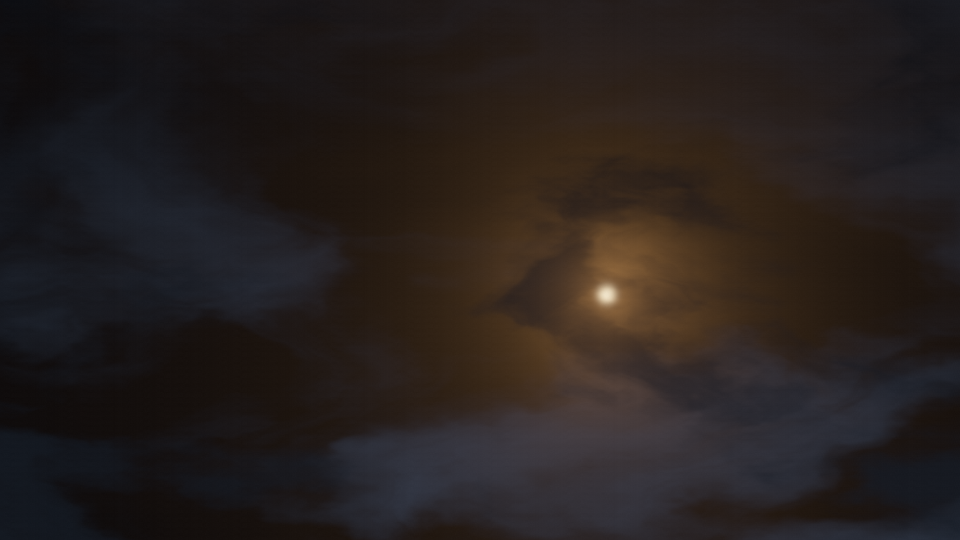
#> input picture art-lab/lab/experiments/2026-11-16-shader-fog-01/still.png, 1920 x 1080 px (shown at 1/2 size)
$ python eye_test.py ../lab/experiments/2026-11-16-shader-fog-01/still.png
#> lines starting #> are read from the running program, lines starting #| are printed output that depends on the picture
#!/usr/bin/env python3
"""The eye test from ART_LAB.md Part 2: shrink a still to 320 px wide, convert to greyscale, and report
what a small screen would see. Numbers only catch facts; open the output image and look at it too.

    python tools/eye_test.py still.png [--accent ffb060] [--out eye.png]

Prints: where the brightest point is, how much of the frame is bright, the contrast, and (with --accent)
how much of the frame carries the accent colour. Writes a side-by-side image: colour thumb | grey thumb.
"""
import argparse
import colorsys
import numpy as np
from PIL import Image, ImageFilter

ap = argparse.ArgumentParser()
ap.add_argument('image')
ap.add_argument('--accent', help='accent colour as hex, e.g. ffb060')
ap.add_argument('--out')
a = ap.parse_args()

im = Image.open(a.image).convert('RGB')
w = 320
h = round(im.height * w / im.width)
#> h = 180
small = im.resize((w, h), Image.LANCZOS)
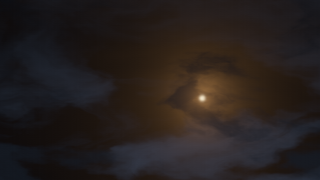
#> small: PIL image 320x180 RGB; mean R, G, B 38.3, 31.7, 29.9
grey = small.convert('L')
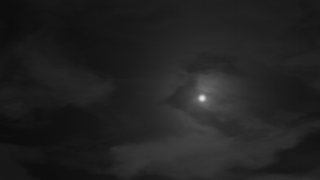
#> grey: PIL image 320x180 L; min 12, max 226, mean 33.4
g = np.asarray(grey).astype(float) / 255
blur = np.asarray(grey.filter(ImageFilter.GaussianBlur(4))).astype(float) / 255
by, bx = np.unravel_index(np.argmax(blur), blur.shape)
#> by = 97; bx = 202
print(f'brightest point: x {bx / w:.2f}, y {by / h:.2f} of the frame (0,0 = top left), value {blur.max():.2f}')
#| brightest point: x 0.63, y 0.54 of the frame (0,0 = top left), value 0.50
print(f'luminance: mean {g.mean():.3f}, 5th pct {np.percentile(g, 5):.3f}, 95th pct {np.percentile(g, 95):.3f}, max {g.max():.2f}')
#| luminance: mean 0.131, 5th pct 0.067, 95th pct 0.231, max 0.89
print(f'bright area (>0.5): {100 * (g > 0.5).mean():.1f}% of frame; dark area (<0.1): {100 * (g < 0.1).mean():.1f}%')
#| bright area (>0.5): 0.1% of frame; dark area (<0.1): 32.4%
if a.accent:
    r0, g0, b0 = (int(a.accent[i:i + 2], 16) / 255 for i in (0, 2, 4))
    h0 = colorsys.rgb_to_hsv(r0, g0, b0)[0]
    rgb = np.asarray(small).astype(float) / 255
    mx, mn = rgb.max(2), rgb.min(2)
    sat = np.where(mx > 0, (mx - mn) / np.maximum(mx, 1e-6), 0)
    hue = np.zeros_like(mx)
    d = np.maximum(mx - mn, 1e-6)
    rr, gg, bb = rgb[..., 0], rgb[..., 1], rgb[..., 2]
    hue = np.where(mx == rr, ((gg - bb) / d) % 6, np.where(mx == gg, (bb - rr) / d + 2, (rr - gg) / d + 4)) / 6
    dh = np.minimum(abs(hue - h0), 1 - abs(hue - h0))
    acc = (dh < 0.06) & (sat > 0.35) & (mx > 0.25)
    print(f'accent #{a.accent}: {100 * acc.mean():.2f}% of frame (clearly coloured, clearly lit pixels)')
if a.out:
    sheet = Image.new('RGB', (w * 2 + 12, h + 8), (30, 30, 30))
    sheet.paste(small, (4, 4))
    sheet.paste(grey.convert('RGB'), (w + 8, 4))
    sheet.save(a.out)

$ run again, with art-lab/lab/experiments/2026-11-16-shader-fog-01/contact.jpg saved as art-lab/lab/experiments/2026-11-16-shader-fog-01/still.png
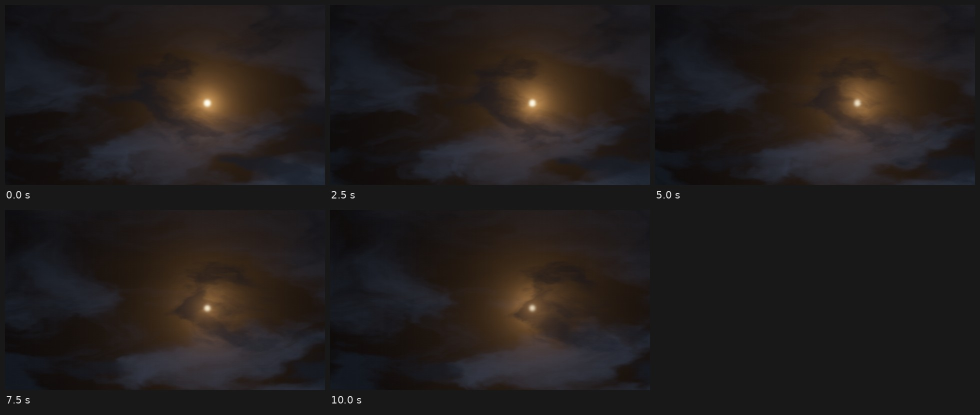
#> input picture art-lab/lab/experiments/2026-11-16-shader-fog-01/contact.jpg, 1960 x 830 px (shown at 1/2 size)
#> im is the input picture: PIL image 1960x830 RGB; mean R, G, B 34.5, 29.8, 28.5
#> `small = im.resize((w, h), Image.LANCZOS)`:
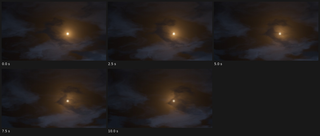
#> small: PIL image 320x136 RGB; mean R, G, B 34.5, 29.8, 28.5
#> `grey = small.convert('L')`:
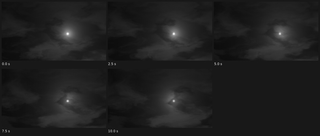
#> grey: PIL image 320x136 L; min 8, max 253, mean 31
#> by = 33; bx = 67
#| brightest point: x 0.21, y 0.24 of the frame (0,0 = top left), value 0.41
#| luminance: mean 0.122, 5th pct 0.071, 95th pct 0.220, max 0.99
#| bright area (>0.5): 0.1% of frame; dark area (<0.1): 50.0%
